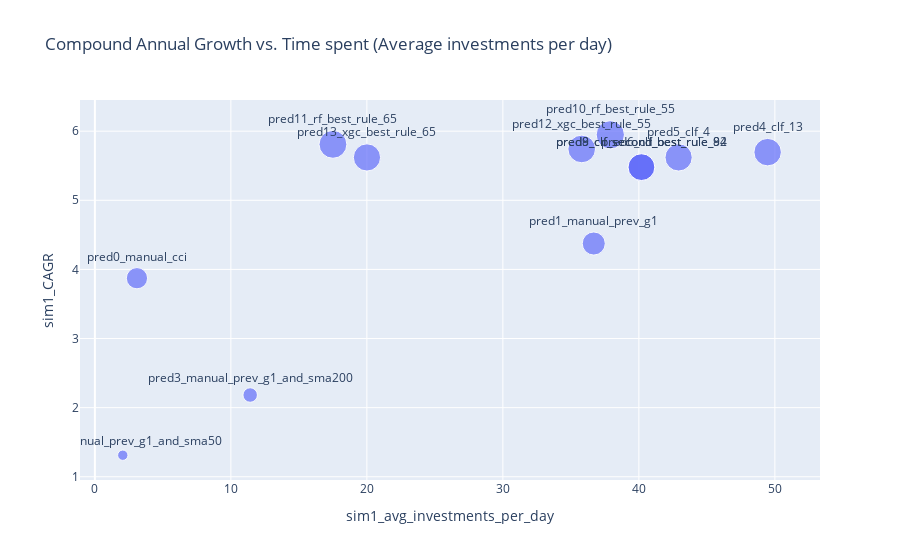

The notebook cell this image was saved under:
### Code cell
# Create the scatter plot
fig = px.scatter(
    df_sim1_results.dropna(),
    x='sim1_avg_investments_per_day',
    y='sim1_CAGR',
    size=f'sim1_growth_capital_{test_years}y',  # Use the 'size' parameter for sim1_CAGR
    text='prediction',
    title='Compound Annual Growth vs. Time spent (Average investments per day)',
    labels={'sim1_capital': 'Initial Capital Requirement', f'growth_capital_{test_years}y': f'{test_years}-Year Capital Growth'}
)

# Update the layout to improve readability of the annotations
fig.update_traces(textposition='top center')

# Show the plot
fig.show()

### Figure 1 — Plotly figure (JSON) as saved in the notebook; plotly's stock layout.template omitted (floating-point values rounded to 4 significant figures)
{"data": [{"hovertemplate": "sim1_avg_investments_per_day=%{x}<br>sim1_CAGR=%{y}<br>sim1_growth_capital_1.33y=%{marker.size}<br>prediction=%{text}<extra></extra>", "legendgroup": "", "marker": {"color": "#636efa", "size": [6.054, 7.12, 1.435, 2.824, 10.11, 9.935, 9.606, 9.606, 9.606, 10.71, 10.38, 10.22, 9.934], "sizemode": "area", "sizeref": 0.02678, "symbol": "circle"}, "mode": "markers+text", "name": "", "orientation": "v", "showlegend": false, "text": ["pred0_manual_cci", "pred1_manual_prev_g1", "pred2_manual_prev_g1_and_sma50", "pred3_manual_prev_g1_and_sma200", "pred4_clf_13", "pred5_clf_4", "pred6_clf_best", "pred8_clf_second_best_rule_84", "pred9_clf_second_best_rule_92", "pred10_rf_best_rule_55", "pred11_rf_best_rule_65", "pred12_xgc_best_rule_55", "pred13_xgc_best_rule_65"], "textposition": "top center", "type": "scatter", "x": [3.094, 36.68, 2.053, 11.42, 49.47, 42.92, 40.19, 40.19, 40.19, 37.9, 17.51, 35.8, 20.01], "xaxis": "x", "y": [3.873, 4.375, 1.312, 2.183, 5.697, 5.62, 5.48, 5.48, 5.48, 5.947, 5.809, 5.743, 5.62], "yaxis": "y"}], "layout": {"legend": {"itemsizing": "constant", "tracegroupgap": 0}, "title": {"text": "Compound Annual Growth vs. Time spent (Average investments per day)"}, "xaxis": {"anchor": "y", "domain": [0, 1], "title": {"text": "sim1_avg_investments_per_day"}}, "yaxis": {"anchor": "x", "domain": [0, 1], "title": {"text": "sim1_CAGR"}}}}
